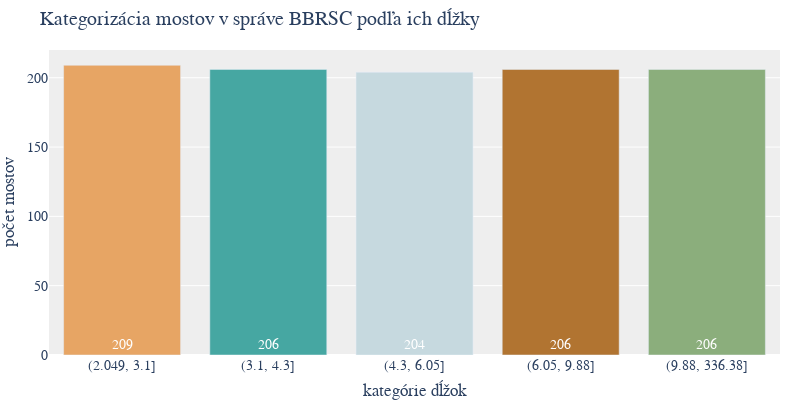

Notebook cell for this chart:
### Code cell
import pandas as pd
import plotly.graph_objects as go

# Assuming filtered_bridges and color_palette are defined as before

# Use qcut to divide the data into bins with equal number of bridges in each
filtered_bridges['Quantile_Bin'] = pd.qcut(
    filtered_bridges['Dĺžka_premostenia'], q=5)

# Count the number of bridges in each bin
bin_counts = filtered_bridges['Quantile_Bin'].value_counts().sort_index()

# Create the histogram
fig = go.Figure()

# Adding bin counts as text, positioned at the base of each bar
fig.add_trace(go.Bar(
    # Convert bin interval to string for plotting
    x=bin_counts.index.astype(str),
    y=bin_counts.values,
    text=bin_counts.values,  # Set text to be the bin counts
    textposition='inside',  # Position the text inside the bars
    # Anchor text to the start (bottom for vertical bars)
    insidetextanchor='start',
    textfont=dict(  # Customize the font of the text
        color='white',  # Set text color to white
        size=14  # Match the font size with the rest of the plot
    ),
    marker_color=color_palette[:len(bin_counts)]  # Apply the color palette
))

# Update the layout
fig.update_layout(
    title="Kategorizácia mostov v správe BBRSC podľa ich dĺžky",
    xaxis_title="kategórie dĺžok",
    yaxis_title="počet mostov",
    plot_bgcolor='#EEEEEE',
    font=dict(family="Montserrat, sans-serif", size=14),
    bargap=0.2,
    margin=dict(l=0, r=20, t=50, b=30),  # Adjust margins for tight layout
    width=800,  # Set figure width
    height=400  # Set figure height

)

# Show the plot
fig.show()

### Figure 1 — Plotly figure (JSON) as saved in the notebook; plotly's stock layout.template omitted (floating-point values rounded to 4 significant figures)
{"data": [{"insidetextanchor": "start", "marker": {"color": ["#e7a564", "#46a7a2", "#c6d9df", "#b17431", "#8bae7c"]}, "text": [209, 206, 204, 206, 206], "textfont": {"color": "white", "size": 14}, "textposition": "inside", "type": "bar", "x": ["(2.049, 3.1]", "(3.1, 4.3]", "(4.3, 6.05]", "(6.05, 9.88]", "(9.88, 336.38]"], "y": [209, 206, 204, 206, 206]}], "layout": {"bargap": 0.2, "font": {"family": "Montserrat, sans-serif", "size": 14}, "height": 400, "margin": {"b": 30, "l": 0, "r": 20, "t": 50}, "plot_bgcolor": "#EEEEEE", "title": {"text": "Kategorizácia mostov v správe BBRSC podľa ich dĺžky"}, "width": 800, "xaxis": {"title": {"text": "kategórie dĺžok"}}, "yaxis": {"title": {"text": "počet mostov"}}}}
